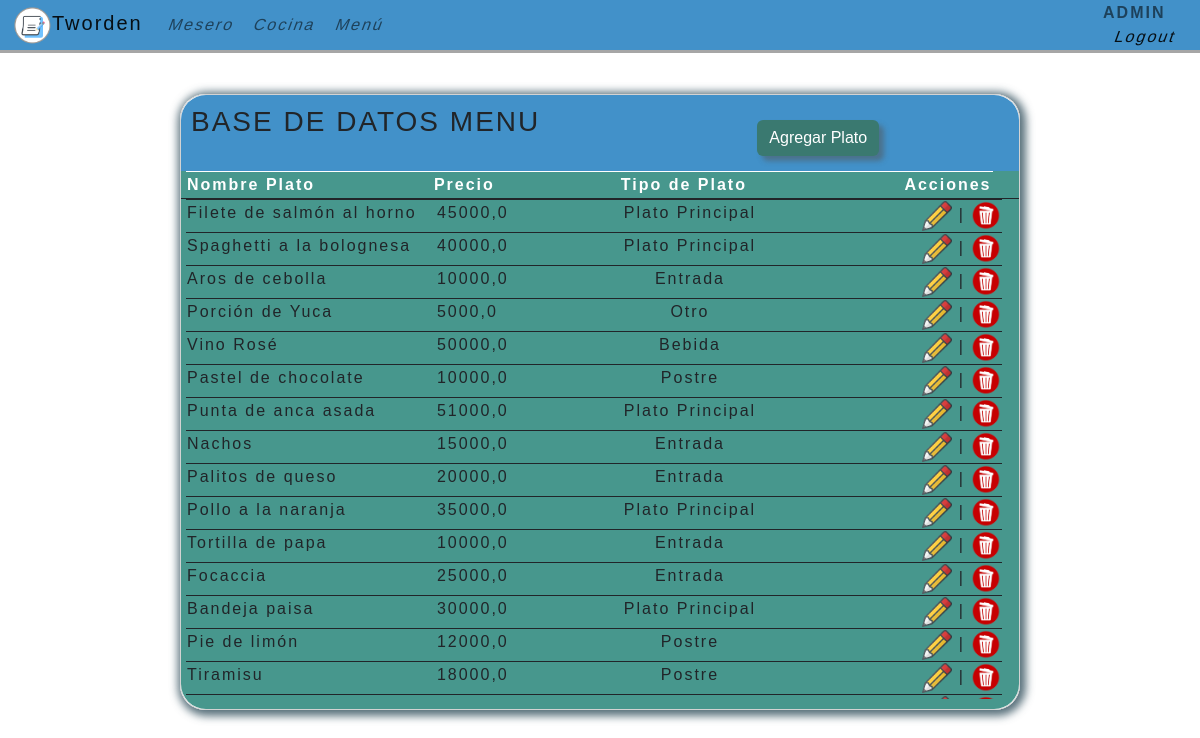
The app's page /menu (signed in) with its own data.
### paginas/models.py (models this page shows, shortened)
class Menu(models.Model):
    id = models.AutoField(primary_key=True)
    nombre_plato= models.CharField(max_length=155, blank=False, null=False)
    precio= models.FloatField(null=False, blank=False)
    descripcion= models.TextField(max_length=255, blank=True, null=True)
    tipo_plato= models.CharField (
        max_length=50,
        choices=[('Entrada', 'Entrada'), ('Plato Principal', 'Plato Principal'), ('Postre', 'Postre'), ('Bebida', 'Bebida'), ('Otro', 'Otro')]
    )

### paginas/views.py (the view)
# urls.py: path('menu', views.menu, name='menu'),
@login_required(login_url='/accounts/login/')
def menu(request):
    platos = Menu.objects.all()
    context = {'platos': platos}
    return render(request,'menu.html', context)

### paginas/templates/menu.html (shortened to what this page needs)
{% extends "base.html" %}
{% block contenido %}
{% load static %}
<br><br><br><br><br><br>
<div class="tarjeta1">
    <div class="titulo table-title">
        <div  class="row">
            <div class="col-sm-8">
                <h3> BASE DE DATOS MENU </h3>
            </div>
            <div class="col-sm-4">
                <a href="{% url 'crear-plato' %}">
                    <button type="submit" class="btn btn-primary">Agregar Plato</button>
                </a>
            </div>
        </div>
    </div>
    <table class="table1 table-borderless">
        <thead class="thead1">
        <tr class="tr1">
            <th class="th1 table-dark" >Nombre Plato</th>
            <th class="th2 table-dark" >Precio</th>
            <th class="th3 table-dark" >Tipo de Plato</th>
            <th class="th4 table-dark" >Acciones</th>
        </tr>
        </thead>
        <tbody  class="tbody1">
            {%for plato in platos%}
            <tr class="tr1">
                <td class="td1" title="{{ plato.descripcion }}">{{plato.nombre_plato}}</td>
                <td class="td2" >{{plato.precio}}</td>
                <td class="td3" >{{plato.tipo_plato}}</td>
                <td class="td4" >
                    <a href="{% url 'editar' plato.id %}"> <img src={% static 'img/icono_lapiz.png' %} width="30" height="30" alt="Editar"></a>
                    |
                    <a href="{% url 'eliminar' plato.id %}"><img src={% static 'img/icono_borrar.png' %} width="30" height="30" alt="Editar"></a>
                </td>
            </tr>
            {%endfor%}
        </tbody>
    </table>
</div>
{% endblock %}

### paginas/templates/Base.html (shortened to what this page needs)
{% load static %}
<!DOCTYPE html>
<html lang="es">
<head>
    <link href="//maxcdn.bootstrapcdn.com/font-awesome/4.1.0/css/font-awesome.min.css" rel="stylesheet">
    <link href="https://cdn.jsdelivr.net/npm/bootstrap@5.2.1/dist/css/bootstrap.min.css" rel="stylesheet">
    <link rel="stylesheet" href={% static '/CSS/base.css' %}>
    <link rel="stylesheet" href={% static '/CSS/mesas.css' %}>
    <link rel="stylesheet" href={% static '/CSS/orden.css' %}>
    <link rel="stylesheet" href={% static '/CSS/cocina.css' %}>
    <link rel="stylesheet" href={% static '/CSS/menu.css' %}>
</head>
<body>
    <header>
    <nav class="navbar fixed-top navbar-expand" style="background-color: #4291c9;">
      <div class="container-fluid">
          <a class="navbar-brand" href="{% url 'ppal' %}"><img src={% static 'img/logo.png' %} alt="Logo" width="40" height="40" class="d-inline-block align-text-center">Tworden</a>
          <div class="collapse navbar-collapse" id="navbarText">
            <ul class="navbar-nav me-auto mb-2 mb-lg-0">
              {% if request.user.usuario.Cargo == 'Mesero' or request.user.usuario.Cargo == 'Administrador' %}
              <li class="nav-item" >
                <a class="nav-link botoninclinado" href="{% url 'mesero_mesas'%}">Mesero</a>
              </li>
              {% endif %}
              {% if request.user.usuario.Cargo == 'Cocinero' or request.user.usuario.Cargo == 'Administrador' %}
              <li class="nav-item">
                  <a class="nav-link botoninclinado" href="{% url 'cocinero_todas' %}">Cocina</a>
                </li>
                {% endif %}
                {% if request.user.usuario.Cargo == 'Administrador' %}
                <li class="nav-item">
                    <a class="nav-link botoninclinado" href="{% url 'menu' %}">Menú</a>
                  </li>
                {% endif %}
            </ul>
            <span class="navbar-text">
              {% if user.is_authenticated %}
              <b class="nav-item" style="margin-right: 10px;"> {{user.username}}</b>
              <div class="botoninclinado" >
                <a style="margin: 0 12px;  text-decoration: none;" href="{% url 'logout' %}">Logout</a>
              </div>
              {% else %}
              <div class="botoninclinado" >
                <a href="{% url 'login' %}">iniciar sesión</a>
              </div>
              {% endif %}
            </span>
          </div>
        </div>
    </nav>
    </header>
    {% block contenido %} {% endblock %}
</body>
</html>

### paginas/static/CSS/base.css (style rules this page uses)
* { margin: 0; }
html { width: 100%; height: 100% ; }
header { position: fixed; top: 0; }
body { left: 0; top: 0; width: 100%; height: 100%; background-image: url(/static/img/fondo1.jpg); background-repeat: no-repeat; background-attachment: fixed; background-size: cover; font-family:'Gill Sans', 'Gill Sans MT', Calibri, 'Trebuchet MS', sans-serif; padding: 0px; letter-spacing: 2px; font-size: 1em; }
.navbar { box-shadow: 0 3px rgba(0,0,0,0.35); max-height: 50px; }
.titulo { background: #4291c9; font-size: 24px; padding: 10px 10px 0 10px; border-radius: 25px 25px 0 0 ; }
.botoninclinado { -ms-transform: skewX(-20deg); -webkit-transform: skewX(-20deg); transform: skewX(-20deg); }
table { border: hidden; }
.btn-primary { background: rgb(58, 121, 112); margin: 15px 5px; box-shadow: 5px 5px 5px 0 rgba(83, 83, 83, 0.5); border: none; color: rgb(255, 255, 255) }

### paginas/static/CSS/orden.css (style rules this page uses)
thead { text-align: left; }

### paginas/static/CSS/cocina.css (style rules this page uses)
li { margin: 0 2px; }

### paginas/static/CSS/menu.css (style rules this page uses)
.tarjeta1 { margin: auto; margin-top: -50px; display:flex; flex-direction:column; justify-content:space-between; width: 70%; border: 1px solid lightgray; box-shadow: 2px 2px 8px 4px rgba(46, 76, 90, 0.8); border-radius:25px; font-family: sans-serif; min-width: 450px ; }
.table1 { width: 100%; background: rgb(71, 151, 141); border-radius:0 0 25px 25px; }
.thead1, .tbody1, .tr1, .td1, .th2 .th3 .th4 .th5 { display: block; }
.tr1:after { content: ''; display: block; visibility: hidden; clear: both; }
.thead1 { width: 100%; border-bottom: solid 1px; padding-right: 15px; overflow-x: hidden; }
.tbody1 { height: 500px; overflow-y: auto; margin-bottom: 10px; margin-right: 5px; }
.tbody1 .td1, .th1 { border-top: solid 1px; margin-left: 5px; width: 30%; float: left; }
.tbody1 .td2, .th2 { border-top: solid 1px; width: 18%; float: left; }
.tbody1 .td3, .th3 { border-top: solid 1px; width: 25%; float: left; text-align: center; }
.tbody1 .td4, .th4 { border-top: solid 1px; width: 25%; float: left; text-align: right; }

### records on screen
Menu: nombre_plato "Filete de salmón al horno", precio "45000,0", tipo_plato "Plato Principal"
Menu: nombre_plato "Spaghetti a la bolognesa", precio "40000,0", tipo_plato "Plato Principal"
Menu: nombre_plato "Aros de cebolla", precio "10000,0", tipo_plato "Entrada"
Menu: nombre_plato "Porción de Yuca", precio "5000,0", tipo_plato "Otro"
Menu: nombre_plato "Vino Rosé", precio "50000,0", tipo_plato "Bebida"
Menu: nombre_plato "Pastel de chocolate", precio "10000,0", tipo_plato "Postre"
Menu: nombre_plato "Punta de anca asada", precio "51000,0", tipo_plato "Plato Principal"
Menu: nombre_plato "Nachos", precio "15000,0", tipo_plato "Entrada"
Menu: nombre_plato "Palitos de queso", precio "20000,0", tipo_plato "Entrada"
Menu: nombre_plato "Pollo a la naranja", precio "35000,0", tipo_plato "Plato Principal"
Menu: nombre_plato "Tortilla de papa", precio "10000,0", tipo_plato "Entrada"
Menu: nombre_plato "Focaccia", precio "25000,0", tipo_plato "Entrada"
Menu: nombre_plato "Bandeja paisa", precio "30000,0", tipo_plato "Plato Principal"
Menu: nombre_plato "Pie de limón", precio "12000,0", tipo_plato "Postre"
Menu: nombre_plato "Tiramisu", precio "18000,0", tipo_plato "Postre"

### other values on screen
{{ user.username }} "ADMIN"
